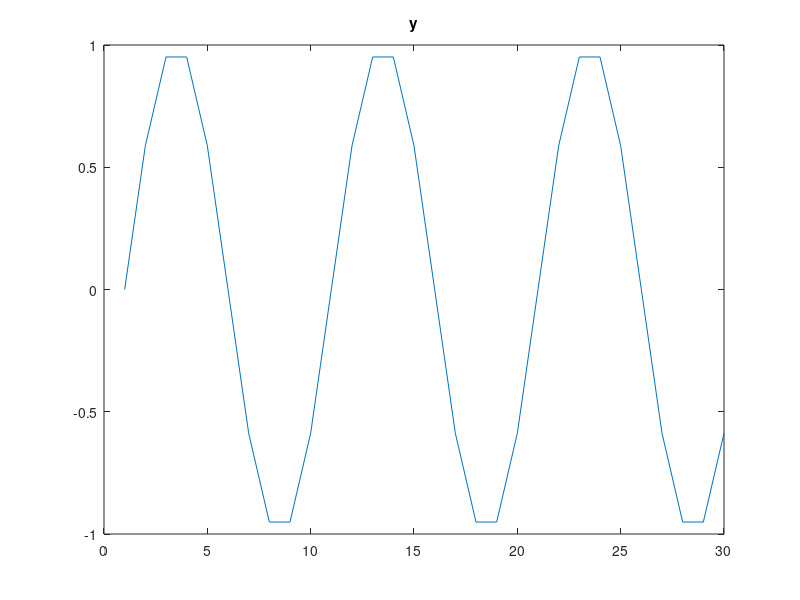
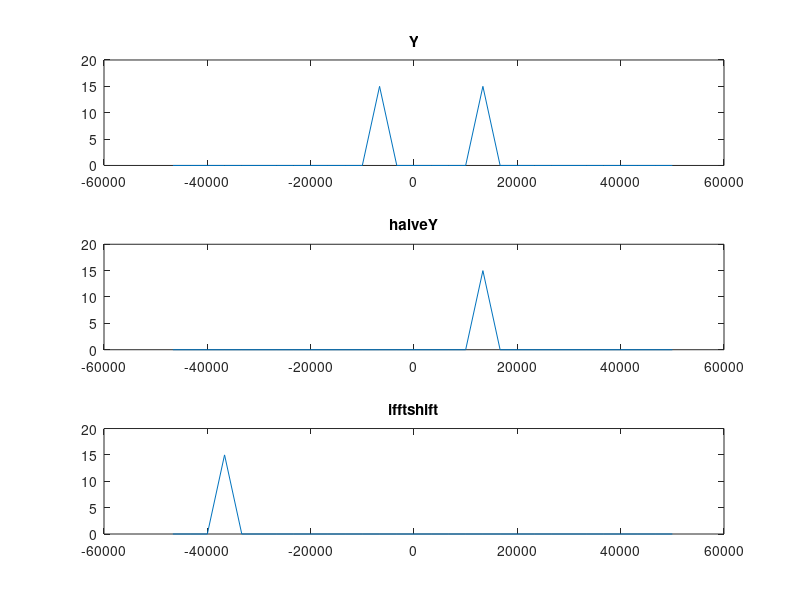
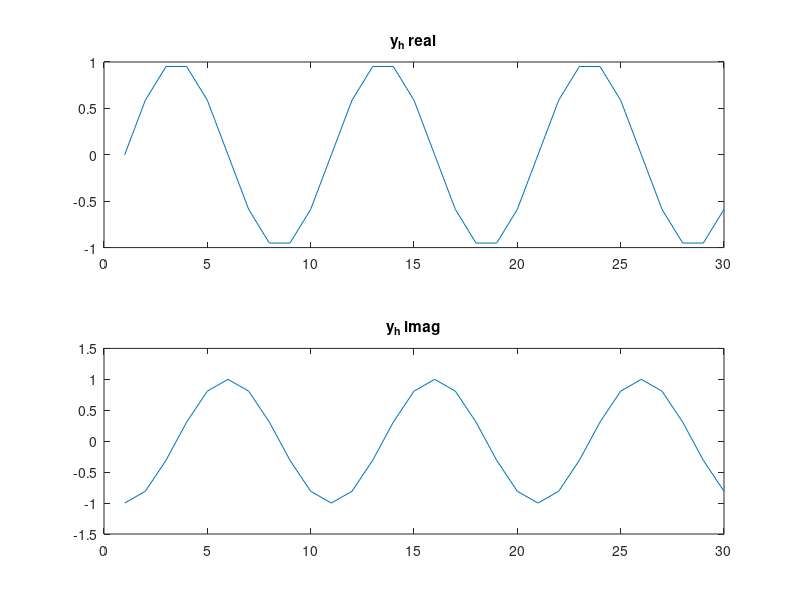
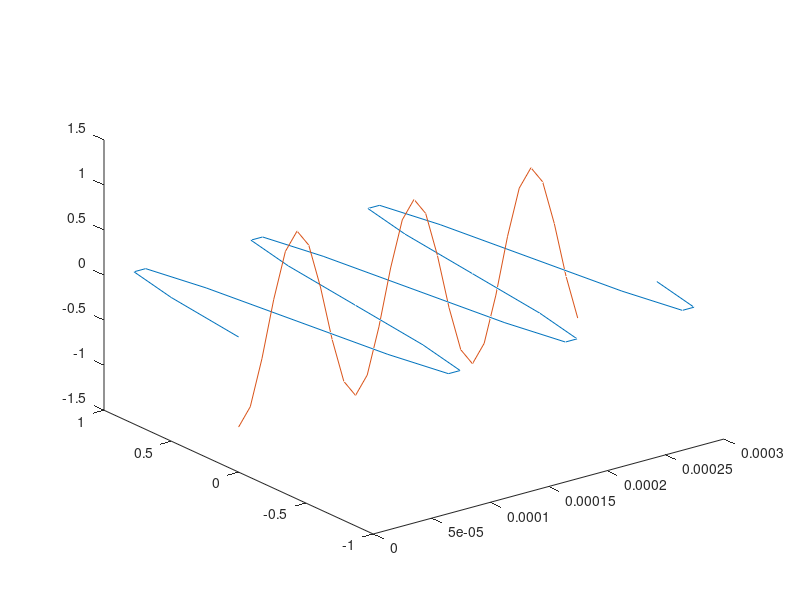

The MATLAB source for these figures, in order:
%
clc
clear all
close all
j=sqrt(-1);
fc=1e4;                                                 %carrier frequency
fs=1e5;                                                 %sample frequency
T=1/fs;                                                 %sample time
L=30;                                                 %length of signal
t=(0:L-1)*T;                                            %time vector
A=1;                                                    %%Ampltitude
ff=fs*(-L/2+1:L/2)/L;


y=A*sin(2*pi*fc*t);
figure
plot(y)
title("y");

%% gen analytic signal by FFT and IFFT
Y=fft(y,length(y));
Y=fftshift(Y);
aaa=real(Y)';
bbb=imag(Y)';
figure
subplot(3,1,1)
plot(ff,abs(Y))
title("Y")

%Y=[Y(1:length(Y)/2),zeros(1,length(Y)/2)];
Y=[zeros(1,length(Y)/2),Y((length(Y)/2+1):end)];
subplot(3,1,2)
plot(ff,abs(Y))
title("halveY")

Y=ifftshift(Y);
subplot(3,1,3)
plot(ff,abs(Y));
title("ifftshift")

y_h=ifft(Y);
y_h=2*y_h;

figure
subplot(2,1,1)
plot(real(y_h))
title("y_h real")
subplot(2,1,2)
plot(imag(y_h))
title("y_h imag")


%% gen analytic signal by hilbert
y=hilbert(y);
y_r=real(y);
y_i=imag(y);
figure
plot3(t,y_r,zeros(1,size(t,2)));
hold on
plot3(t,zeros(1,size(t,2)),y_i);
figure
subplot(2,1,1)
plot(y_r)
title("y_r")
subplot(2,1,2)
plot(y_i)
title("y_i")

figure
subplot(3,2,1)
plot3(ff,real(fftshift(fft(y_r))),zeros(1,size(ff,2)))
hold on
plot3(ff,zeros(1,size(ff,2)),imag(fftshift(fft(y_r))))
max_Y=max([abs(real(fftshift(fft(y_r)))) abs(imag(fftshift(fft(y_r))))]);
xlabel('f'); ylabel('r') ;zlabel('i');title('y_r')
axis([min(ff) max(ff) -max_Y max_Y -max_Y max_Y])

subplot(3,2,2)
plot3(ff,real(fftshift(fft(y_i))),zeros(1,size(ff,2)))
hold on
plot3(ff,zeros(1,size(ff,2)),imag(fftshift(fft(y_i))))
max_Y=max([abs(real(fftshift(fft(y_i)))) abs(imag(fftshift(fft(y_i))))]);
axis([min(ff) max(ff) -max_Y max_Y -max_Y max_Y])
xlabel('f'); ylabel('r') ;zlabel('i');title('y_i (y_r by hilbert)')

subplot(3,2,3)
plot3(ff,real(fftshift(fft(y_i*j))),zeros(1,size(ff,2)))
hold on
plot3(ff,zeros(1,size(ff,2)),imag(fftshift(fft(y_i*j))))
axis([min(ff) max(ff) -max_Y max_Y -max_Y max_Y])
xlabel('f'); ylabel('r') ;zlabel('i');title('y_i*j')

subplot(3,2,4)
plot3(ff,real(fftshift(fft(y))),zeros(1,size(ff,2)))
hold on
plot3(ff,zeros(1,size(ff,2)),imag(fftshift(fft(y))))
max_Y=max([abs(real(fftshift(fft(y)))) abs(imag(fftshift(fft(y))))]);
axis([min(ff) max(ff) -max_Y max_Y -max_Y max_Y])
xlabel('f'); ylabel('r') ;zlabel('i');title('y=y_r+y_i*j')

subplot(3,2,5)
plot(ff,abs(fftshift(fft(y))))
max_Y=max(abs(fftshift(fft(y))));
axis([min(ff) max(ff) -max_Y max_Y])
xlabel('f'); ylabel('Y');title('abs(Y)')

figure
plot(abs(y))

angle_y=angle(y);
figure
plot(angle_y)

